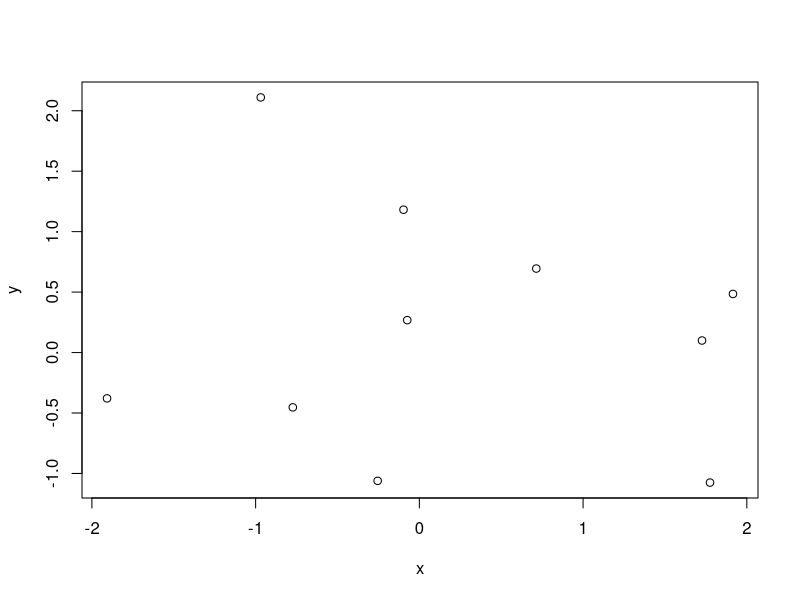

Reproduce this figure in R.
## ---- chunk 1
# This is to test code blocks which produce no output, and so can't easily be
# diffed
d <- data.frame(x = rnorm(10), y = rnorm(10))
## ---- chunk 2
plot(d)
